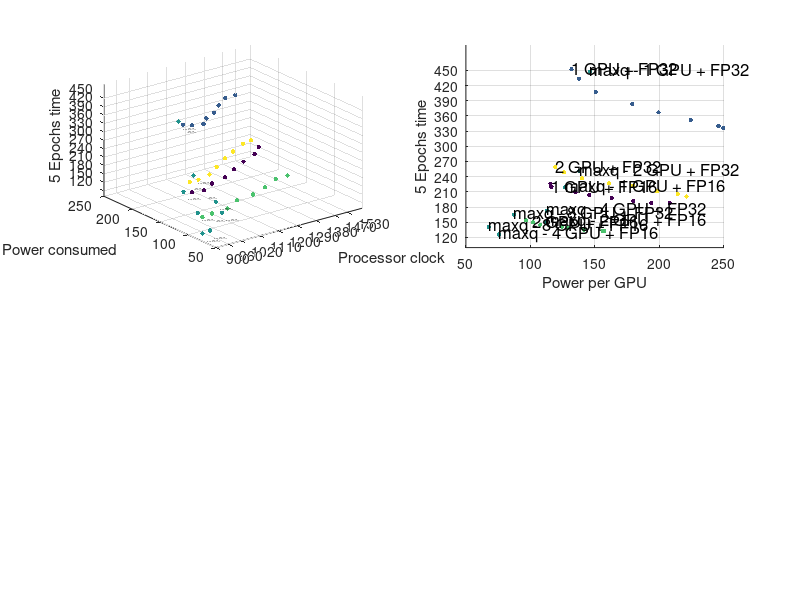

Write MATLAB code to recreate this figure. (Note: this script raises an error after producing the figure.)
total = dlmread("time.txt");

%card	prec	time	epoch_time	epoch_avg	avg_pwr	avg_gtemp	avg_pclk
COL_CARD = 1; COL_PREC = 2; COL_TIME = 3; COL_EPOC = 4;
COL_EAVG = 5; COL_GPWR = 6; COL_GTMP = 7; COL_PCLK = 8;

% time column does not used(-1), so we use this item to adjust
% same color with same machine.

% determine whether we use per-GPU data or summed data.
pwr_scale = ones(size(total, 1),1);%total(:,COL_CARD); % 

z_time = total(:, COL_EPOC);
y_pwr  = total(:, COL_GPWR).*pwr_scale; % we calculate total power
x_clk  = total(:, COL_PCLK);
point_color = [];

note_str = [];
note_z_tme = [];
note_y_pwr = [];
note_x_clk = [];


for i = 1:size(total, 1)
  % color : 0 to 1. we have (1,16) (2,16) (1,32) (2,32)
  % mapped to [0.4 1.4 0.8 1.8]
  % Print the label only for default values.
  if abs(total(i, COL_PCLK) + 5*total(i, COL_PREC) - 1130) <= 40 && total(i, COL_TIME) == -1
    note_str = [note_str; sprintf("%d GPU + FP%d", total(i, COL_CARD), total(i, COL_PREC))];
    note_x_clk = [note_x_clk; total(i, COL_PCLK)];
    note_y_pwr = [note_y_pwr; total(i, COL_GPWR).*pwr_scale(i)];
    note_z_tme = [note_z_tme; total(i, COL_EPOC)];
  elseif total(i, COL_TIME) != -1
    note_str = [note_str; sprintf("maxq - %d GPU + FP%d", total(i, COL_CARD), total(i, COL_PREC))];
    note_x_clk = [note_x_clk; total(i, COL_PCLK)];
    note_y_pwr = [note_y_pwr; total(i, COL_GPWR).*pwr_scale(i)];
    note_z_tme = [note_z_tme; total(i, COL_EPOC)];
  endif
  

  if total(i, COL_TIME) == -1 % color is generated
    color_val = total(i,COL_CARD)+total(i,COL_PREC)/40+total(i, COL_TIME);
  else % color is fixed for others.
    color_val = 1.1;
  endif
  point_color = [point_color; color_val];
endfor

% Normalize color in 0-1 range
point_color = (point_color - min(point_color))/(max(point_color) - min(point_color));

freq_list = [900 960 1020:90:1480 1530];
time_list = [120:30:450];
powr_list = [100:50:max(y_pwr(:))];

figHandle = figure();
subplot(2,2,1);
  scatter3(x_clk, y_pwr, z_time, 10, point_color, "filled");
  text(note_x_clk-30, note_y_pwr-20, note_z_tme, note_str,'fontsize',1);
  xlabel("Processor clock");
  set(gca, 'xtick', freq_list);
  set(gca, 'ztick', time_list);
  ylabel("Power consumed");
  zlabel("5 Epochs time");

  
offset_x = 0;
offset_y = 1;
subplot(2,2,2);
  scatter(y_pwr, z_time, 10, point_color, "filled");
  text(note_y_pwr+offset_x, note_z_tme+offset_y, note_str,'fontsize',12);
  set(gca, 'ytick', time_list);
  xlabel("Power per GPU");
  ylabel("5 Epochs time");
  grid on;
  drawFittingLine(y_pwr, z_time, point_color);
  
subplot(2,2,3);
  scatter(x_clk, y_pwr, 10, point_color, "filled");
  text(note_x_clk+offset_x, note_y_pwr+offset_y, note_str,'fontsize',12);
  xlabel("Processor clock");
  set(gca, 'xtick', freq_list);
  ylabel("Power per GPU");
  set(gca, 'ytick', powr_list);
  grid on;
  drawFittingLine(x_clk, y_pwr, point_color);
  
subplot(2,2,4);
  scatter(x_clk, z_time, 10, point_color, "filled");
  text(note_x_clk+offset_x, note_z_tme+offset_y, note_str,'fontsize',12);
  xlabel("Processor clock");
  set(gca, 'xtick', freq_list);
  set(gca, 'ytick', time_list);
  ylabel("5 Epochs time");
  grid on;
  drawFittingLine(x_clk, z_time, point_color);
  
% https://stackoverflow.com/questions/39746234/octave-failing-to-include-parts-of-a-plot-when-saved-to-file
% gl2ps 1.3.8 contains this bug, it cannot display all parts.
print(figHandle, "figure.png", "-dpng", "-S1920,1080");